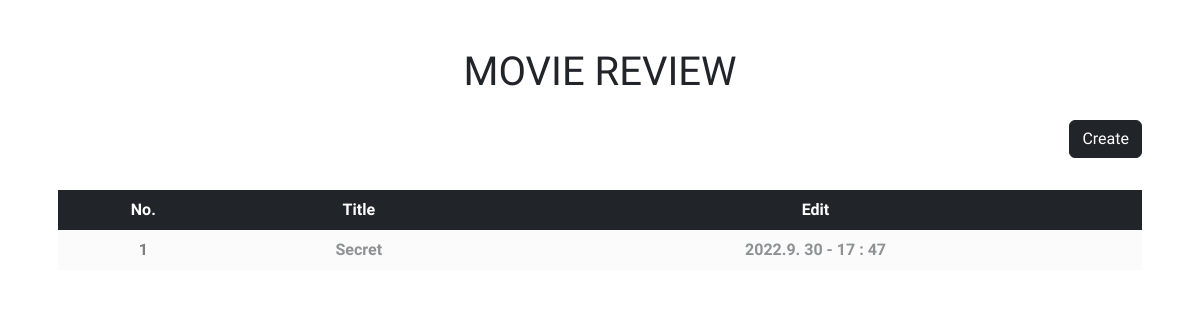
Before: / with the older database file.
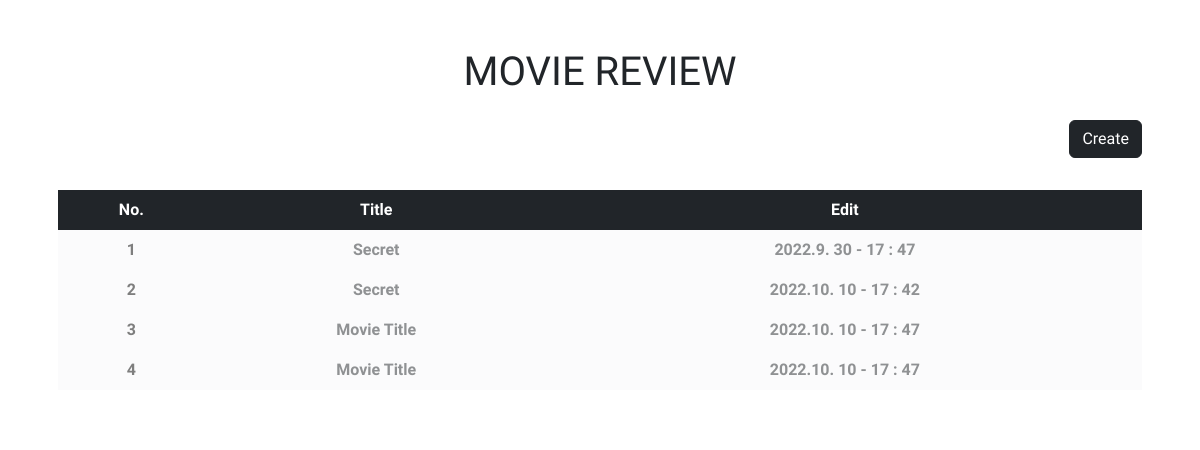
After: the same page with the newer database file.
### crud/models.py (models this page shows)
class Review(models.Model):
    title = models.CharField(max_length=80,null=False,blank=False)
    content = models.TextField(default="")
    created_at = models.DateTimeField(auto_now_add=True)
    updated_at = models.DateTimeField(auto_now=True)

### crud/views.py (the view)
# urls.py: path("", views.index, name="index"),
def index(request):
    reviews = Review.objects.all()
    context = {
        "reviews": reviews,
    }
    return render(request, "crud/index.html", context)

### crud/templates/crud/index.html
{% extends 'base.html' %} {% block content %}
<div class="container">
  <h1 class="text-center pt-5">MOVIE REVIEW</h1>
  <div class="p-3 d-flex justify-content-end">
    <a class="btn btn-dark text-decoration-none" href="{% url 'crud:new' %}">
      Create
    </a>
  </div>
  <div class="p-3">
    <table class="table text-center table-borderless">
      <thead>
        <tr class="table-dark">
          <th scope="col">No.</th>
          <th scope="col">Title</th>
          <th scope="col">Edit</th>
        </tr>
      </thead>
      <tbody>
        {% for review in reviews %}
        <tr class="table-light opacity-50 fw-bold">
          <th scope="row">{{ forloop.counter }}</th>
          <td>
            <a
              class="text-decoration-none text-dark"
              href="{% url 'crud:detail' review.pk %}"
            >
              {{review.title}}
            </a>
          </td>
          <td class="text-dark">
            {{ review.updated_at.year }}.{{ review.updated_at.month }}.
            {{review.updated_at.day }} - {{review.updated_at.hour}} :
            {{review.updated_at.minute}}
          </td>
        </tr>
        {% endfor %}
      </tbody>
    </table>
  </div>
</div>
{% endblock%}

### crud/templates/base.html (shortened to what this page needs)
<!DOCTYPE html>
<html lang="en">
  <head>
    <link
      href="https://cdn.jsdelivr.net/npm/bootstrap@5.2.1/dist/css/bootstrap.min.css"
      rel="stylesheet"
    />
  </head>
  <body class="">
    <container class="container11">
      {% block content %} {% endblock %}
    </container>
  </body>
</html>

### crud/templates/base.html (style rules this page uses)
body { font-family: 'IM Fell English', serif; }
.container11 { width: 100%; height: 100vw; text-align: center; position: relative; z-index: 1; background-repeat: no-repeat; background-size: cover; }
.container11::after { width: 100%; height: 100vw; content: ''; background: url('http://joyposter.cafe24.com//NEW-posters/F600X848Poster/SMS-006.jpg'); position: absolute; top: 0; left: 0; z-index: -1; opacity: 0.5; background-size: cover; background-repeat: no-repeat; }

Changed rows visible on the page:
added Review: title "Secret", updated_at.year "2022", updated_at.month "10", updated_at.day "10", updated_at.hour "17", updated_at.minute "42"
added Review: title "Movie Title", updated_at.year "2022", updated_at.month "10", updated_at.day "10", updated_at.hour "17", updated_at.minute "47"
added Review: title "Movie Title", updated_at.year "2022", updated_at.month "10", updated_at.day "10", updated_at.hour "17", updated_at.minute "47"
